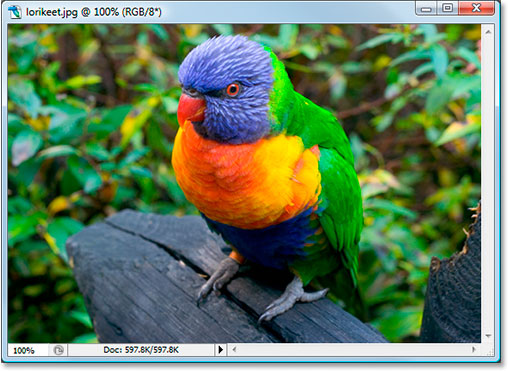
#> input picture testImg1.jpg, 508 x 371 px
$ python -i ex1_utils.py   (imports and definitions only)
#> lines starting #> are read from the running program, lines starting #| are printed output that depends on the picture
#> further down, picture is the input picture: shape (371, 508, 3); mean B, G, R 92.7, 122.5, 97.1
"""
        '########:'##::::'##::::'##:::
         ##.....::. ##::'##:::'####:::
         ##::::::::. ##'##::::.. ##:::
         ######:::::. ###::::::: ##:::
         ##...:::::: ## ##:::::: ##:::
         ##:::::::: ##:. ##::::: ##:::
         ########: ##:::. ##::'######:
        ........::..:::::..:::......::
"""
import sys
from matplotlib import pyplot as plt
from typing import List, Tuple

from typing import List
import cv2
import numpy as np
from sklearn.cluster import KMeans

LOAD_GRAY_SCALE = 1
LOAD_RGB = 2
RGB2YIQ_mat = np.array([0.258, 0.347, 0.133, 0.583, -0.333, -0.456, 0.211, 0.233, 0.521]).reshape(3, 3)


# [45 lines left out: functions myID, imReadAndConvert, imDisplay, not called in this run]


def transformRGB2YIQ(imgRGB: np.ndarray) -> np.ndarray:
    """
    Converts an RGB image to YIQ color space
    :param imgRGB: An Image in RGB
    :return: A YIQ in image color space
    """
    matrix = np.array([[0.299, 0.587, 0.114], [0.596, -0.275, -0.321], [0.212, -0.523, 0.311]])
    imgYIQ = np.dot(imgRGB, matrix)  # apply the conversion matrix to the image by multiply the two arrays
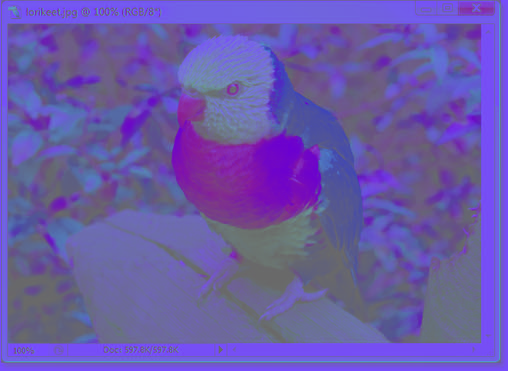
#> imgYIQ: shape (371, 508, 3) float64; mean B, G, R 121.3, -30.1, 1.5; drawn with min black and max white
    return imgYIQ  # return the YIQ image


def transformYIQ2RGB(imgYIQ: np.ndarray) -> np.ndarray:
    """
    Converts an YIQ image to RGB color space
    :param imgYIQ: An Image in YIQ
    :return: A RGB in image color space
    """

    """
    the next formulas will be the formula that we gonna use for convert between YIQ to RGB color spaces
    --> R = Y + 0.956I + 0.621Q
    --> G = Y - 0.272I - 0.647Q
    --> B = Y - 1.106I + 1.703Q
    [ R ]     [ 1.000  0.956  0.621 ]   [ Y ]
    [ G ]  =  [ 1.000 -0.272 -0.647 ] * [ I ]
    [ B ]     [ 1.000 -1.106  1.703 ]   [ Q ]
    """
    matrix = np.array([[1.0, 0.956, 0.621], [1.0, -0.272, -0.647], [1.0, -1.106, 1.703]])
    imageRGB = np.dot(imgYIQ, matrix)  # function in numpy that multiply two matrix
    imageRGB = np.clip(imageRGB, 0.0, 1.0)  # we want to clip the pixels in the RGB image to values between [0,1]
    return imageRGB


def hsitogramEqualize(imgOrig: np.ndarray) -> (np.ndarray, np.ndarray, np.ndarray):
    """
        Equalizes the histogram of an image
        :param imgOrig: Original Histogram
        :ret
    """
    isColored = False
    YIQimg = 0
    tmpMat = imgOrig
    if len(imgOrig.shape) == 3:  # it's RGB convert to YIQ and take the Y dimension
        YIQimg = transformRGB2YIQ(imgOrig)
        tmpMat = YIQimg[:, :, 0]
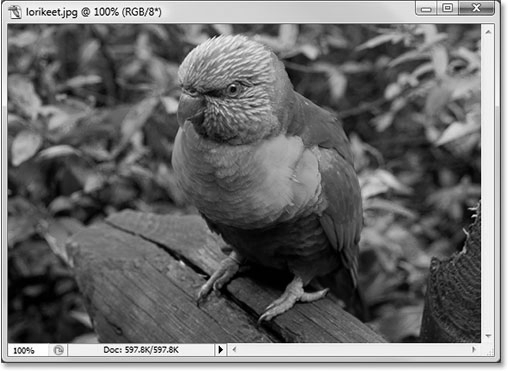
#> tmpMat: shape (371, 508) float64; min 0, max 282.3, mean 121.3; drawn with min black and max white
        isColored = True
    tmpMat = cv2.normalize(tmpMat, None, 0, 255, cv2.NORM_MINMAX)
    tmpMat = tmpMat.astype('uint8')
    histOrg = np.histogram(tmpMat.flatten(), bins=256)[0]  # original image histogram
#> histOrg = 256 values, max 1553 at index 61, min 104 at index 255, mean 736.2
    cumSum = np.cumsum(histOrg)  # image cumSum
#> cumSum = 256 values from 384 to 188468

    LUT = np.ceil((cumSum / cumSum.max()) * 255)  # calculate the LUT table
#> LUT = 256 values from 1 to 255
    imEqualized = tmpMat.copy()
    for i in range(256):  # give the right value for each pixel according to the LUT table
        imEqualized[tmpMat == i] = int(LUT[i])
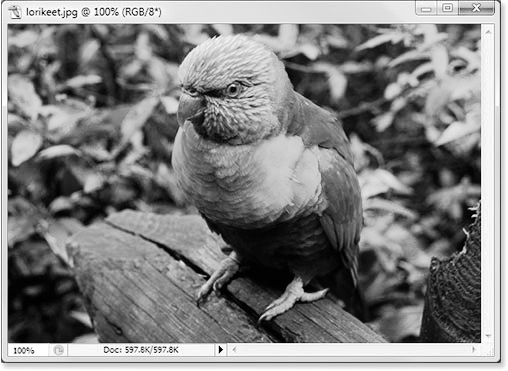
#> imEqualized: shape (371, 508); min 1, max 255, mean 128.7

    histEq = np.histogram(imEqualized.flatten().astype('uint8'), bins=256)[0]  # equalized image histogram
#> histEq = 256 values, max 1553 at index 67, min 0 at index 29, mean 736.2

    imEqualized = imEqualized / 255
    if isColored:  # RGB img -> convert back to RGB color space
        YIQimg[:, :, 0] = imEqualized
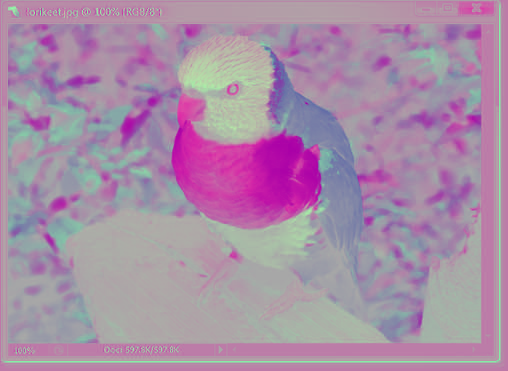
#> YIQimg: shape (371, 508, 3) float64; mean B, G, R 0.5, -30.1, 1.5; drawn with min black and max white
        imEqualized = transformYIQ2RGB(YIQimg)
#> in transformYIQ2RGB, `imageRGB = np.dot(imgYIQ, matrix)`:
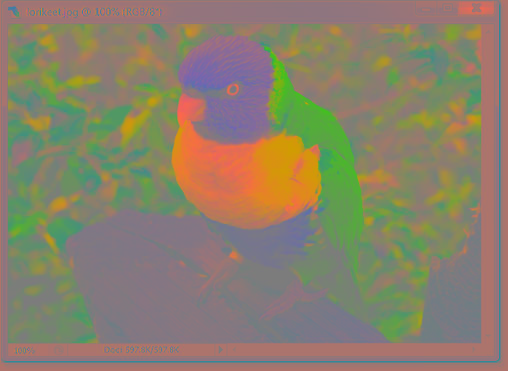
#> imageRGB: shape (371, 508, 3) float64; mean B, G, R -28.1, 7, 22.2; drawn with min black and max white
#> in transformYIQ2RGB, `imageRGB = np.clip(imageRGB, 0.0, 1.0)`:
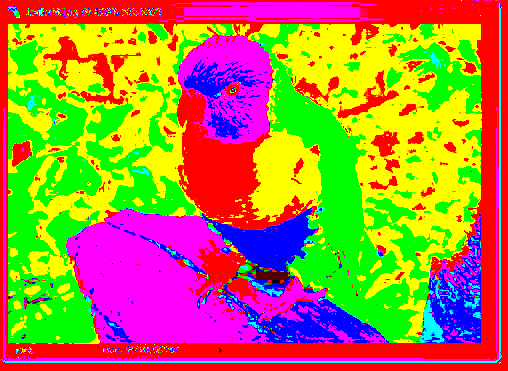
#> imageRGB: shape (371, 508, 3) float64; mean B, G, R 0.252, 0.515, 0.682

    return imEqualized, histOrg, histEq


# [95 lines left out: functions quantize_image, checkMSE, not called in this run]
def normalizeData(data):
    return (data - np.min(data)) / (np.max(data) - np.min(data))

>>> import cv2
>>> picture = cv2.imread('testImg1.jpg')
>>> result = hsitogramEqualize(picture)
